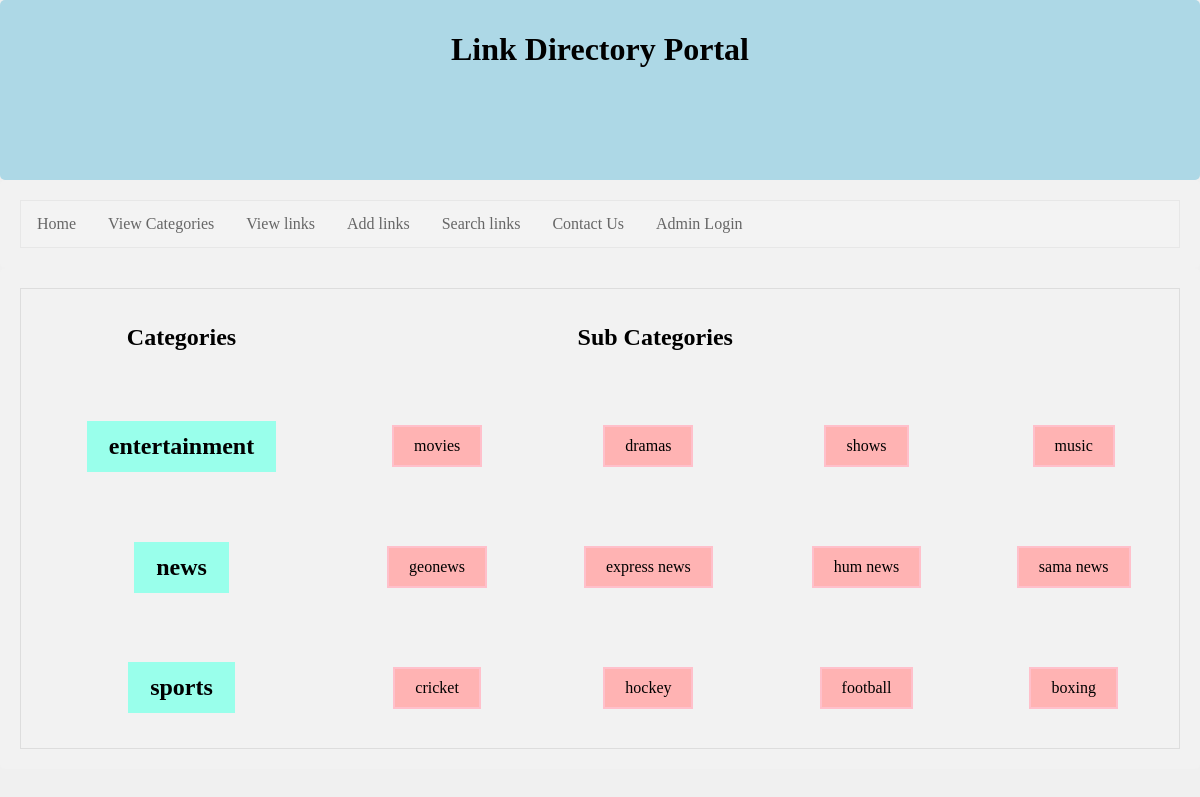
Page /viewCategories.php on the committed database.
### tables this page shows
CREATE TABLE `categories` (
  `id` int(20) NOT NULL,
  `categories` varchar(50) NOT NULL,
  `status` int(10) NOT NULL
);

CREATE TABLE `sub_categories` (
  `id` int(20) NOT NULL,
  `categories_id` int(20) NOT NULL,
  `sub_categories` varchar(300) NOT NULL,
  `status` int(20) NOT NULL
);

### viewCategories.php (the view, shortened to what this page needs)
<?php
require('top.php');
$cat_res=mysqli_query($con,"select * from categories where status=1 order by categories asc");
$cat_arr=array();
while($row=mysqli_fetch_assoc($cat_res)){
	$cat_arr[]=$row;
}
?>
<!doctype html>
<html>
<head>
<link rel="stylesheet" href="./style2.css">
</head>
<body>
<div>
                                <table >
										<th><h2>Categories</h2></th>
										<th colspan="3"><h2>Sub Categories</h2></th>
                                        <?php
										foreach($cat_arr as $list){
											?>
										<tr>
											<th><h2><a  class="view1" href="categoriessingle.php?id=<?php echo $list['id']?>"><?php echo $list['categories']?></a></h2></th>
											<?php
											$cat_id=$list['id'];
											$sub_cat_res=mysqli_query($con,"select * from sub_categories where status='1' and categories_id='$cat_id'");
											if(mysqli_num_rows($sub_cat_res)>0){
											?>
													<?php
													while($sub_cat_rows=mysqli_fetch_assoc($sub_cat_res)){
														echo '<td><a class="view" href="categories.php?id='.$list['id'].'&sub_categories='.$sub_cat_rows['id'].'">'.$sub_cat_rows['sub_categories'].'</a></td>';
													}
													?>
												<?php } ?>
										</tr>
											<?php  }?>
                                   </table>
      </div>

### top.php (shortened to what this page needs)
<!doctype html>
<html>
<head>
<link rel="stylesheet" href="./style2.css">
</head>
<body>
 <div class="header">
   <h1 >Link Directory Portal</h1>
</div>
                       <div>
                                <nav >
                                    <ul >
                                        <li ><a href="home.php">Home</a></li>
										 <li ><a href="viewcategories.php">View Categories</a></li>
                                          <li ><a href="viewlinks.php">View links</a></li>
								          <li ><a href="addlinks.php">Add links</a></li>
										  <li ><a href="searchform.php">Search links</a></li>
                                          <li ><a href="contact_us.php">Contact Us</a></li>
									      <li ><a href="./admin/login.php">Admin Login</a></li>
                                    </ul>
                                </nav>
                         </div>

### style2.css (style rules this page uses)
body { margin:0; padding: 0; background:#F0F0F0; }
ul { list-style-type: none; margin: 0; padding: 0; overflow: hidden; border: 1px solid #e7e7e7; background-color: #f3f3f3; }
li { float: left; }
li a { display: block; color: #666; text-align: center; padding: 14px 16px; text-decoration: none; }
table, td, th { border: 1px solid #ddd; text-align: left; }
table { border-collapse: collapse; width: 100%; }
th, td { padding: 15px; text-align: center; }
.header { background-color: lightblue; text-align: center; height: 150px; margin-top:0px; margin-bottom:0px; padding-top:10px; }
div { border-radius: 5px; background-color: #f2f2f2; padding: 20px; }
a:link { text-decoration: none; }
a.view:link, a.view:visited { background-color: #ffb3b3; color: black; border: 2px solid pink; padding: 10px 20px; text-align: center; text-decoration: none; display: inline-block; }

### viewCategories.php (style rules this page uses)
a.view:link, a.view:visited { background-color: #ffb3b3; color: black; border: 2px solid pink; padding: 10px 20px; text-align: center; text-decoration: none; display: inline-block; }
a.view1:link, a.view1:visited { background-color: #99ffeb; color: black; border: 2px solid #99ffeb; padding: 10px 20px; text-align: center; text-decoration: none; display: inline-block; }
td ,th { border: none; }

### rows in the picture
categories: categories "entertainment"
sub_categories: sub_categories "movies"
sub_categories: sub_categories "dramas"
sub_categories: sub_categories "shows"
sub_categories: sub_categories "music"
categories: categories "news"
sub_categories: sub_categories "geonews"
sub_categories: sub_categories "express news"
sub_categories: sub_categories "hum news"
sub_categories: sub_categories "sama news"
categories: categories "sports"
sub_categories: sub_categories "cricket"
sub_categories: sub_categories "hockey"
sub_categories: sub_categories "football"
sub_categories: sub_categories "boxing"
